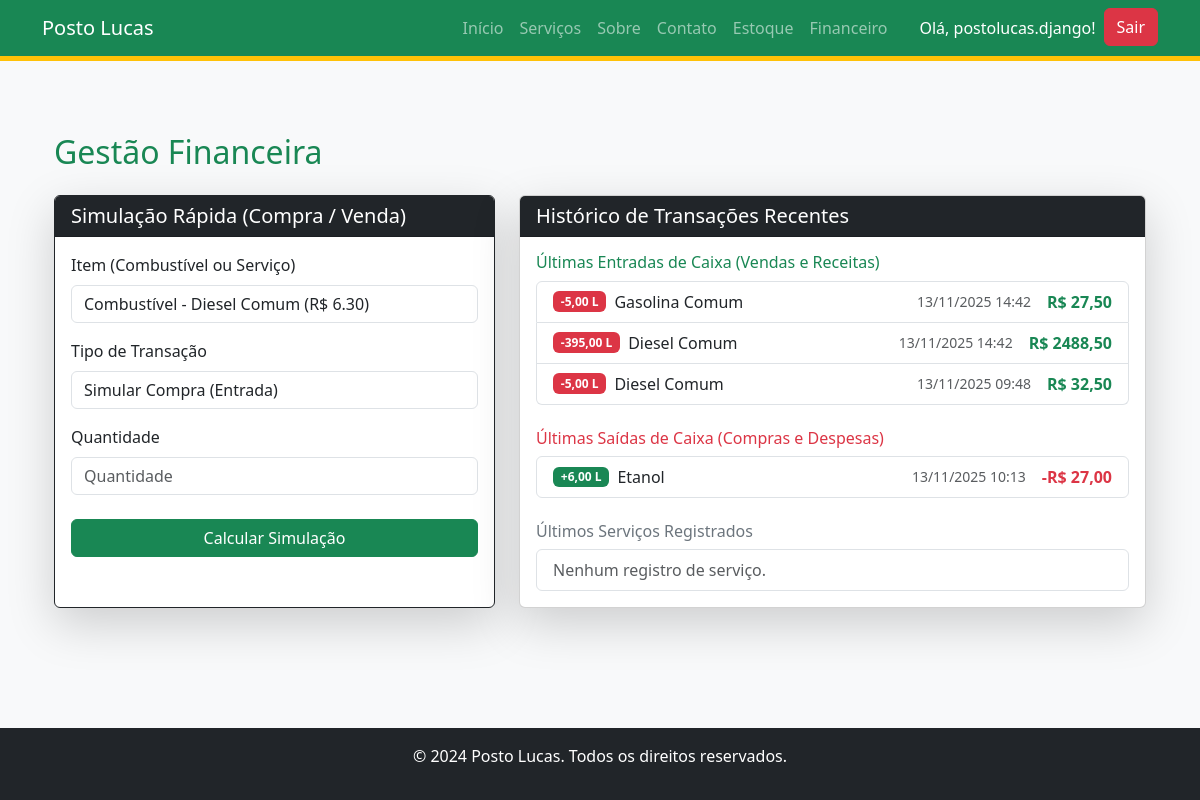
Page /gerenciamento/financeiro/ (signed in) on the earlier database version.
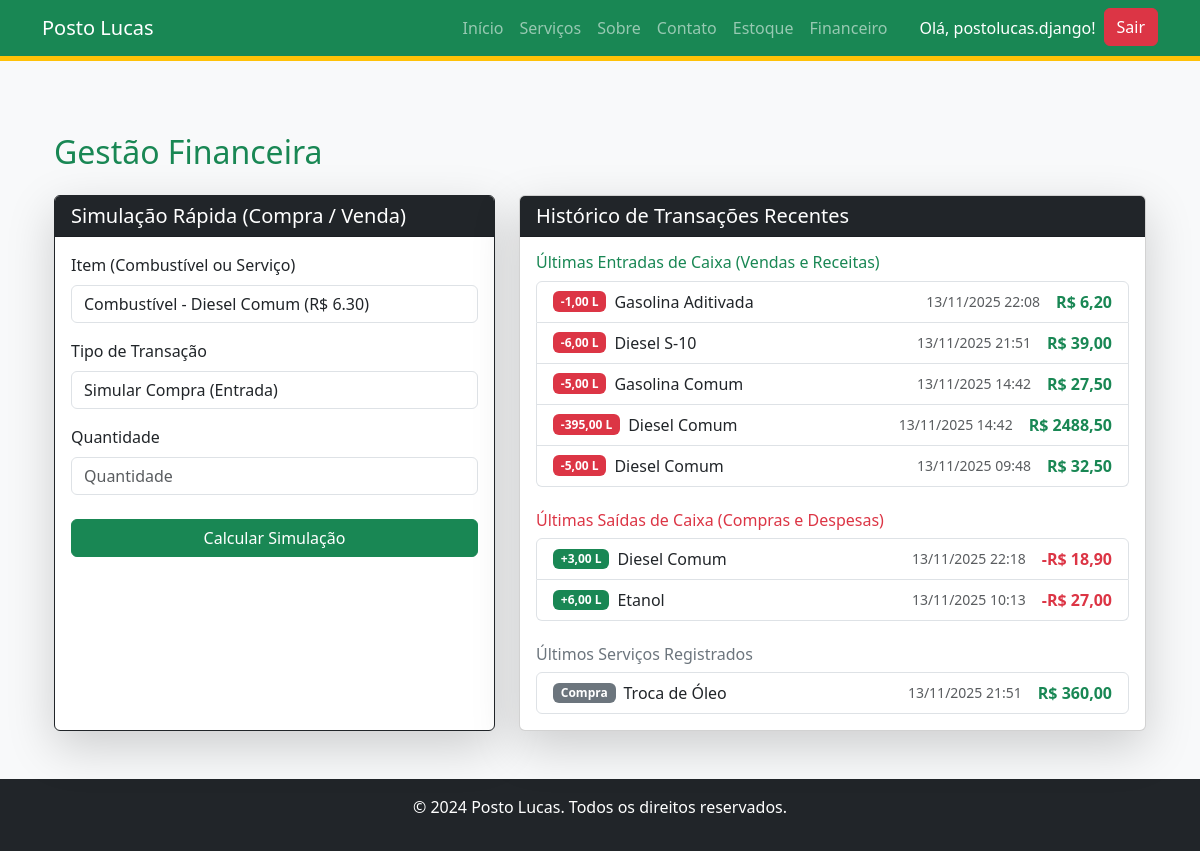
Same page on the later database version.
### apps/gerenciamento/models.py (models this page shows, shortened)
class RegistroVenda(models.Model):
    combustivel = models.ForeignKey(
        EstoqueGasolina,
        on_delete=models.PROTECT,
        verbose_name='Combustível Vendido'
    )
    data_venda = models.DateTimeField(auto_now_add=True, verbose_name='Data da Venda')
    quantidade_litros = models.DecimalField(decimal_places=2, max_digits=10, verbose_name='Quantidade (L)')
    preco_venda_litro = models.DecimalField(decimal_places=2, max_digits=10, verbose_name='Preço de Venda por Litro (R$)')
    total_venda = models.DecimalField(decimal_places=2, max_digits=10, verbose_name='Total Recebido (R$)')
    class Meta:
        verbose_name = 'Registro de Venda'
        verbose_name_plural = 'Registros de Vendas'
        ordering = ['-data_venda']

class EstoqueGasolina(models.Model):
    TIPOS_COMBUSTIVEL = [
        ('GAS_COMUM', 'Gasolina Comum'),
        ('GAS_ADITIVADA', 'Gasolina Aditivada'),
        ('DIESEL_COMUM', 'Diesel Comum'),
        ('DIESEL_S10', 'Diesel S-10'),
        ('ETANOL', 'Etanol'),
    ]
    tipo = models.CharField(
        max_length=20,
        choices=TIPOS_COMBUSTIVEL,
        unique=True, # <--- CRÍTICO: Garante que só haverá uma linha por tipo de combustível.
        verbose_name="Tipo de Combustível"
    )
    quantidade_litros = models.DecimalField(
        max_digits=10, # Suporta até 99.999.999,99 L (10 dígitos no total)
        decimal_places=2, # Duas casas decimais de precisão (centésimos de litro)
        default=0.00,
        verbose_name="Estoque (Litros)"
    )
    preco_atual_litro = models.DecimalField(
        max_digits=10,
        decimal_places=2,
        default=0.00,
        verbose_name="Preço Atual por Litro (R$)"
    )
    data_ultima_atualizacao = models.DateTimeField(
        auto_now=True, # Atualiza automaticamente a cada salvamento
        verbose_name="Última Atualização"
    )
    class Meta:
        verbose_name = "Estoque de Combustível"
        verbose_name_plural = "Estoque de Combustíveis"

class RegistroCompra(models.Model):
    combustivel = models.ForeignKey(
        EstoqueGasolina,
        on_delete=models.PROTECT,
        verbose_name='Combustível Comprado'
    )
    data_compra = models.DateTimeField(
        auto_now_add=True,
        verbose_name='Data da Compra'
    )
    quantidade_litros = models.DecimalField(decimal_places=2, max_digits=10, verbose_name='Quantidade (L)')
    preco_compra_litro = models.DecimalField(decimal_places=2, max_digits=10, verbose_name='Preço de Compra por Litro (R$)')
    total_compra = models.DecimalField(decimal_places=2, max_digits=10, verbose_name='Total Pago (R$)')
    class Meta:
        verbose_name = 'Registro de Compra'
        verbose_name_plural = 'Registros de Compras'
        ordering = ['-data_compra']

class RegistroServico(models.Model):
    TIPO_TRANSACAO = [
        ('COMPRA', 'Compra'), # Custo (ex: compra de produto de limpeza)
        ('VENDA', 'Venda'),   # Receita (ex: serviço de lavagem vendido)
    ]
    servico = models.ForeignKey(
        Servico,
        on_delete=models.PROTECT,
        verbose_name='Serviço'
    )
    tipo = models.CharField(max_length=10, choices=TIPO_TRANSACAO)
    data = models.DateTimeField(auto_now_add=True)
    quantidade = models.DecimalField(max_digits=10, decimal_places=2, default=1)
    preco_unitario = models.DecimalField(max_digits=10, decimal_places=2)
    total = models.DecimalField(max_digits=12, decimal_places=2)
    class Meta:
        verbose_name = 'Registro de Serviço'
        verbose_name_plural = 'Registros de Serviços'
        ordering = ['-data']

class Servico(models.Model):
    nome = models.CharField(max_length=120, verbose_name='Nome do Serviço')
    descricao = models.TextField(blank=True, null=True, verbose_name='Descrição')
    preco_unitario = models.DecimalField(max_digits=10, decimal_places=2, default=0.00, verbose_name='Preço por Unidade (R$)')
    criado_em = models.DateTimeField(auto_now_add=True)
    class Meta:
        verbose_name = 'Serviço'
        verbose_name_plural = 'Serviços'

### apps/gerenciamento/views.py (the view)
# urls.py: path('financeiro/', views.financeiro_view, name='financeiro'),
@login_required
def financeiro_view(request):
    compras = RegistroCompra.objects.all()[:10]
    vendas = RegistroVenda.objects.all()[:10]
    registros_servicos = RegistroServico.objects.all()[:10]
    simulacao_resultado = None
    combustiveis = EstoqueGasolina.objects.all().order_by('tipo')
    servicos = Servico.objects.exclude(descricao__startswith='origem:combustivel:').order_by('nome')
    choices = []
    for c in combustiveis:
        choices.append((f"C:{c.pk}", f"Combustível - {c.get_tipo_display()} (R$ {c.preco_atual_litro})"))
    for s in servicos:
        choices.append((f"S:{s.pk}", f"Serviço - {s.nome} (R$ {s.preco_unitario})"))
    if request.method == 'POST':
        form = SimulacaoForm(request.POST)
        form.fields['item'].choices = choices # Atribui choices para a validação do POST
        if form.is_valid():
            item_raw = form.cleaned_data['item']
            quantidade = form.cleaned_data['quantidade']
            transacao = form.cleaned_data['transacao'] # 'COMPRA' ou 'VENDA'
            try:
                with transaction.atomic():
                    prefix, pk_str = item_raw.split(':', 1)
                    pk = int(pk_str)
                    is_entrada = False # Assume-se CUSTO (Saída de Caixa) inicialmente
                    if prefix == 'C':
                        item_estoque = EstoqueGasolina.objects.select_for_update().get(pk=pk)
                        preco_unitario = item_estoque.preco_atual_litro
                        if transacao == 'COMPRA':
                            estoque_delta = quantidade
                            is_entrada = False
                            total = (Decimal(preco_unitario) * Decimal(quantidade))
                            RegistroCompra.objects.create(
                                combustivel=item_estoque,
                                quantidade_litros=quantidade,
                                preco_compra_litro=preco_unitario,
                                total_compra=total
                            )
                            msg_tipo = "Compra de Combustível"
                        elif transacao == 'VENDA':
                            estoque_delta = quantidade * -1
                            is_entrada = True
                            if item_estoque.quantidade_litros + estoque_delta < 0:
                                messages.error(request, "ERRO: Estoque insuficiente para registrar esta venda.")
                                return redirect('financeiro')
                            total = (Decimal(preco_unitario) * Decimal(quantidade))
                            RegistroVenda.objects.create(
                                combustivel=item_estoque,
                                quantidade_litros=quantidade,
                                preco_venda_litro=preco_unitario,
                                total_venda=total
                            )
                            msg_tipo = "Venda de Combustível"
                        item_estoque.quantidade_litros += estoque_delta
                        item_estoque.save()
                        simulacao_resultado = {
                            'item_label': item_estoque.get_tipo_display(),
                            'quantidade': quantidade,
                            'preco_unitario': preco_unitario,
                            'total': total,
                            'tipo': transacao.lower(),
                            'is_entrada': is_entrada,
                        }
                        messages.success(request, f"{msg_tipo} registrada e estoque atualizado!")
                    elif prefix == 'S':
                        servico = Servico.objects.get(pk=pk)
                        preco_unitario = servico.preco_unitario
                        total = (Decimal(preco_unitario) * Decimal(quantidade))
                        is_entrada = transacao == 'VENDA'
                        RegistroServico.objects.create(
                            servico=servico,
                            tipo=transacao, # Armazena se foi 'COMPRA' ou 'VENDA' do serviço
                            quantidade=quantidade,
                            preco_unitario=preco_unitario,
                            total=total
                        )
                        simulacao_resultado = {
                            'item_label': servico.nome,
                            'quantidade': quantidade,
                            'preco_unitario': preco_unitario,
                            'total': total,
                            'tipo': transacao.lower(),
                            'is_entrada': is_entrada,
                        }
                        messages.success(request, f"{transacao.title()} de serviço registrada!")
            except Exception as e:
                messages.error(request, f"Erro na transação: {e}")
            return redirect('financeiro')
    else:
        form = SimulacaoForm()
        form.fields['item'].choices = choices # Atribui choices
    context = {
        'compras': compras,
        'vendas': vendas,
        'form': form,
        'simulacao_resultado': simulacao_resultado, # Usado para exibir o resultado da última transação
        'registros_servicos': registros_servicos,
        'titulo': 'Gestão Financeira'
    }
    return render(request, 'gerenciamento/financeiro.html', context)

### apps/gerenciamento/forms.py
class SimulacaoForm(forms.Form):
    item = forms.ChoiceField(
        choices=[],
        label="Item (Combustível ou Serviço)",
        widget=forms.Select(attrs={'class': 'form-select'})
    )
    TIPO_TRANSACAO = [
        ('COMPRA', 'Simular Compra (Entrada)'),
        ('VENDA', 'Simular Venda (Saída)'),
    ]
    transacao = forms.ChoiceField(
        choices=TIPO_TRANSACAO,
        label="Tipo de Transação",
        widget=forms.Select(attrs={'class': 'form-select'})
    )
    quantidade = forms.DecimalField(
        label="Quantidade",
        max_digits=10,
        decimal_places=2,
        min_value=0.01,
        widget=forms.NumberInput(attrs={'class': 'form-control', 'placeholder': 'Quantidade'})
    )

### templates/gerenciamento/financeiro.html (shortened to what the changed rows need)
{% extends "base.html" %}
{% load widget_tweaks %}
{% block content %}
<div class="container mt-5">
    <h2 class="mb-4 text-success">{{ titulo }}</h2>
    <div class="row g-4">
        <div class="col-lg-5 mb-4">
            <div class="card shadow-lg border-dark h-100">
                <div class="card-body">
                    <form method="POST">
                        <div class="row g-3">
                            {% for field in form %}
                            <div class="col-12">
                                <label for="{{ field.id_for_label }}" class="form-label">{{ field.label }}</label>
                                {% render_field field class="form-control" %}
                            </div>
                            {% endfor %}
                        </div>
                    </form>
                </div>
            </div>
        </div>
        <div class="col-lg-7 mb-4">
            <div class="card shadow-lg h-100">
                <div class="card-body">
                    <ul class="list-group mb-4">
                        {% for venda in vendas %}
                        <li class="list-group-item d-flex justify-content-between align-items-center">
                            <div class="d-flex flex-column flex-sm-row align-items-sm-center text-start">
                                <span class="badge text-bg-danger me-sm-2 mb-1 mb-sm-0">-{{ venda.quantidade_litros|floatformat:2 }} L</span>
                                <span class="text-nowrap">{{ venda.combustivel.get_tipo_display }}</span>
                            </div>
                            <div class="d-flex flex-column flex-sm-row align-items-sm-center text-end">
                                <span class="text-muted small me-sm-3 text-nowrap">{{ venda.data_venda|date:"d/m/Y H:i" }}</span>
                                <strong class="text-success text-nowrap">R$ {{ venda.total_venda|floatformat:2 }}</strong>
                            </div>
                        </li>
                        {% empty %}
                        <li class="list-group-item text-muted">
                            Nenhum registro de venda encontrado.
                        </li>
                        {% endfor %}
                    </ul>
                    <ul class="list-group">
                        {% for compra in compras %}
                        <li class="list-group-item d-flex justify-content-between align-items-center">
                            <div class="d-flex flex-column flex-sm-row align-items-sm-center text-start">
                                <span class="badge text-bg-success me-sm-2 mb-1 mb-sm-0">+{{ compra.quantidade_litros|floatformat:2 }} L</span>
                                <span class="text-nowrap">{{ compra.combustivel.get_tipo_display }}</span>
                            </div>
                            <div class="d-flex flex-column flex-sm-row align-items-sm-center text-end">
                                <span class="text-muted small me-sm-3 text-nowrap">{{ compra.data_compra|date:"d/m/Y H:i" }}</span>
                                <strong class="text-danger text-nowrap">-R$ {{ compra.total_compra|floatformat:2 }}</strong>
                            </div>
                        </li>
                        {% empty %}
                        <li class="list-group-item text-muted">
                            Nenhum registro de compra encontrado.
                        </li>
                        {% endfor %}
                    </ul>
                    <ul class="list-group mt-2">
                        {% for reg in registros_servicos %}
                        <li class="list-group-item d-flex justify-content-between align-items-center">
                            <div class="d-flex flex-column flex-sm-row align-items-sm-center text-start">
                                <span class="badge bg-secondary me-sm-2 mb-1 mb-sm-0">{{ reg.get_tipo_display }}</span>
                                <span class="text-nowrap">{{ reg.servico.nome }}</span>
                            </div>
                            <div class="d-flex flex-column flex-sm-row align-items-sm-center text-end">
                                <span class="text-muted small me-sm-3 text-nowrap">{{ reg.data|date:"d/m/Y H:i" }}</span>
                                <strong class="text-success text-nowrap">R$ {{ reg.total|floatformat:2 }}</strong>
                            </div>
                        </li>
                        {% empty %}
                        <li class="list-group-item text-muted">
                            Nenhum registro de serviço.
                        </li>
                        {% endfor %}
                    </ul>
                </div>
            </div>
        </div>
    </div>
</div>
{% endblock content %}

Differences in the rows shown:
added RegistroVenda: quantidade_litros "1,00", combustivel.tipo "Gasolina Aditivada", data_venda "13/11/2025 22:08", total_venda "6,20"
added RegistroVenda: quantidade_litros "6,00", combustivel.tipo "Diesel S-10", data_venda "13/11/2025 21:51", total_venda "39,00"
added RegistroCompra: quantidade_litros "3,00", combustivel.tipo "Diesel Comum", data_compra "13/11/2025 22:18", total_compra "18,90"
added RegistroServico: tipo "Compra", servico.nome "Troca de Óleo", data "13/11/2025 21:51", total "360,00"
Other differences:
text no longer shown: "Nenhum registro de serviço."
